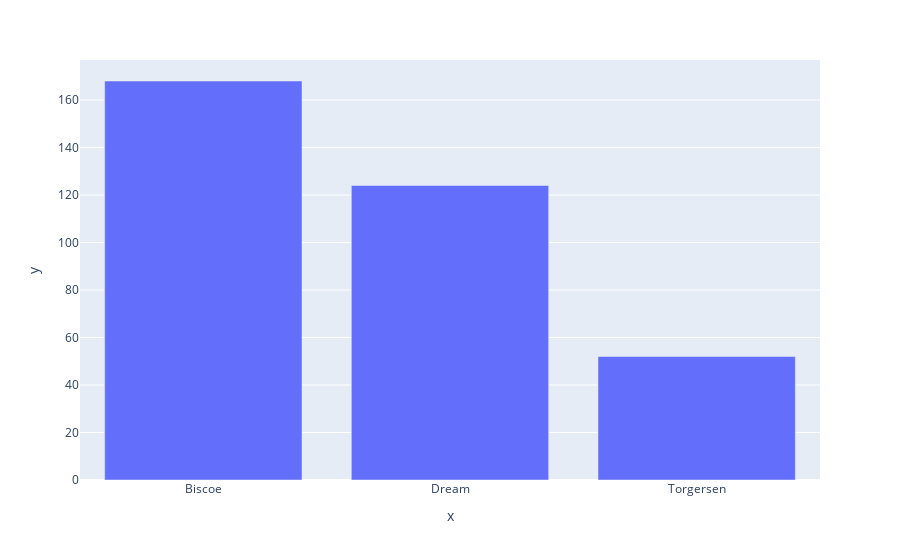

The code cell stored with this chart in its notebook:
### Code cell
px.bar(x=x_bar, y=y_bar)

### Figure 1 — Plotly figure (JSON) as saved in the notebook; plotly's stock layout.template omitted (floating-point values rounded to 4 significant figures)
{"data": [{"alignmentgroup": "True", "hovertemplate": "x=%{x}<br>y=%{y}<extra></extra>", "legendgroup": "", "marker": {"color": "#636efa", "pattern": {"shape": ""}}, "name": "", "offsetgroup": "", "orientation": "v", "showlegend": false, "textposition": "auto", "type": "bar", "x": ["Biscoe", "Dream", "Torgersen"], "xaxis": "x", "y": [168, 124, 52], "yaxis": "y"}], "layout": {"barmode": "relative", "legend": {"tracegroupgap": 0}, "margin": {"t": 60}, "xaxis": {"anchor": "y", "domain": [0, 1], "title": {"text": "x"}}, "yaxis": {"anchor": "x", "domain": [0, 1], "title": {"text": "y"}}}}
